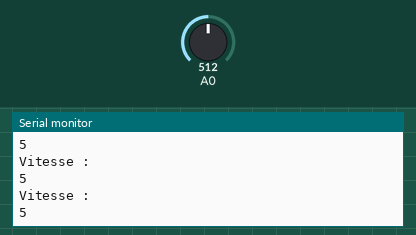
The sketch below on a simulated Arduino Uno, built with avr-gcc and run on an emulated ATmega328P. On the bench: the last lines printed to the serial monitor. Inputs (shaded band) come from the test bench; at power-on: A0 = 512.

Above: at 1.2 s.
1.3 s: A0 set to 716
At 1.76 s:
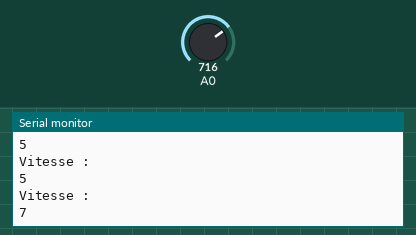
2.8 s: A0 set to 900
At 2.97 s:
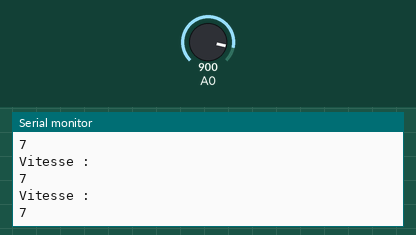
Timing chart, 0 to 5.8 s (numbered marks = the images above; inputs shaded):
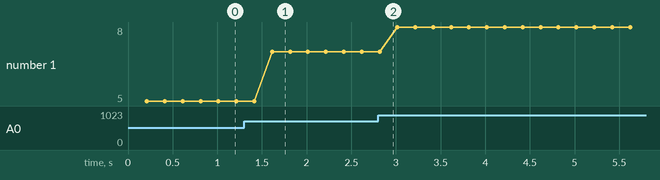

The sketch:

Vitesse.ino
```cpp
void setup() {
  // initialize serial communication at 9600 bits per second:
  Serial.begin(9600);
}

void loop() {
  int sensorValue = analogRead(A0);
  int vitesse = map(sensorValue, 1, 1023, 1, 10); //ICI T'AS JUSTE À CHANGER LES 2 DERNIERS CHIFFRES POUR L'ALTITUDE
  //Serial.println(sensorValue); //DEBUG
  delay(200);  // delay in between reads for stability
  Serial.println("Vitesse :");
  Serial.println(vitesse);
}
```

Measured:
- after the input at 1.3 s, the serial monitor: prints a new line after 0.31 s (image 1)
- plotted number 1: 5 → 7 after the input at 1.3 s, 7 → 8 after the input at 2.8 s
